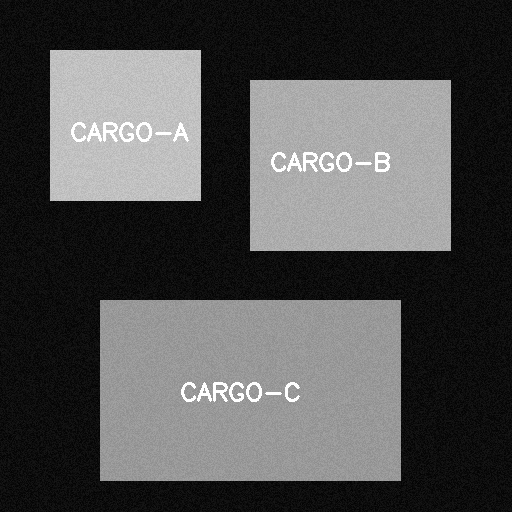
#> input picture test_images/destination_clean.png, 512 x 512 px
$ python -i inspection.py   (imports and definitions only)
#> lines starting #> are read from the running program, lines starting #| are printed output that depends on the picture; after the words box and inside, x2 and y2 are one past the last pixel; in counts of white or black regions, pixels touching at a corner belong together
#> further down, picture is the input picture: shape (512, 512); min 3, max 255, mean 79.1
"""
Inspection routes — Module A Vision API.
Provides endpoints for:
  1. Analyzing a single X-ray image (SHA-256, pHash, HOG, keypoints, morphological features)
  2. Comparing two X-ray images using a multi-signal anomaly detector
     (global SSIM + tampered regions + object count delta + pHash + keypoint matching)
"""
from fastapi import APIRouter, File, UploadFile, HTTPException, Request
import numpy as np
import cv2
import tempfile
import os
import time

# [1 line that did not run here, left out]


# [7 lines left out: function _save_upload, not called in this run]


def _count_objects(image: np.ndarray, min_area: int = 80) -> int:
    """
    Count distinct foreground objects using contour detection.
    Works on normalized float32 images (converts to uint8 internally).
    min_area: ignore contours smaller than this pixel area (filters noise).
    """
#> called with min_area = 80
    img_u8 = (image * 255).astype(np.uint8) if image.dtype in (np.float32, np.float64) else image
    # Gaussian blur to reduce noise before thresholding
    blurred = cv2.GaussianBlur(img_u8, (5, 5), 0)
    # Adaptive threshold — works better than a fixed threshold for X-ray images
    thresh = cv2.adaptiveThreshold(
        blurred, 255,
        cv2.ADAPTIVE_THRESH_GAUSSIAN_C,
        cv2.THRESH_BINARY_INV,
        blockSize=11, C=3
    )
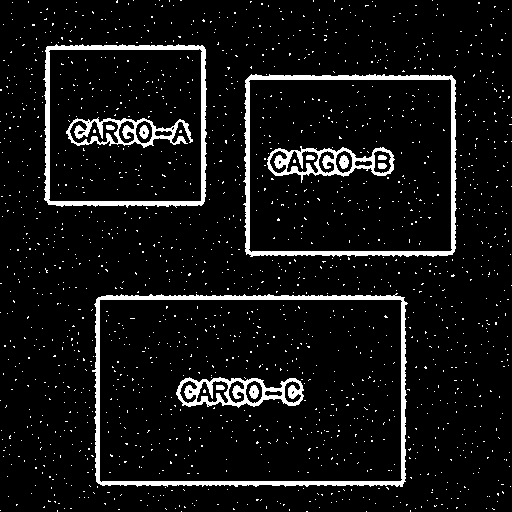
#> thresh: shape (512, 512); 7.4% white; 1695 white regions (1681 under 20 px), largest, box (x1, y1, x2, y2) and area: (92, 293, 408, 487) 4431, (243, 74, 457, 257) 3550, (43, 44, 207, 208) 2959
    # Morphological close to fill small gaps inside objects
    kernel = cv2.getStructuringElement(cv2.MORPH_ELLIPSE, (5, 5))
    closed = cv2.morphologyEx(thresh, cv2.MORPH_CLOSE, kernel, iterations=2)
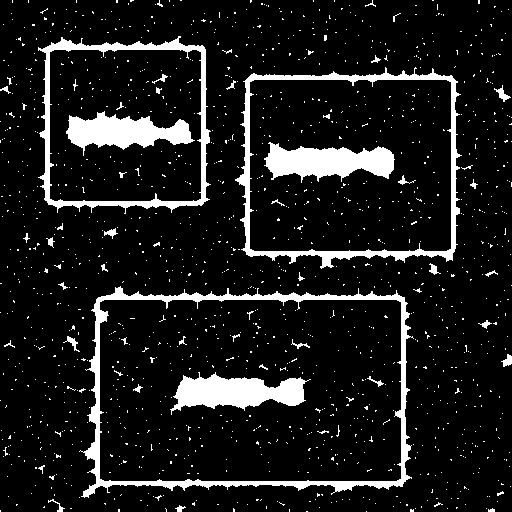
#> closed: shape (512, 512); 10.9% white; 1393 white regions (1349 under 20 px)
    contours, _ = cv2.findContours(closed, cv2.RETR_EXTERNAL, cv2.CHAIN_APPROX_SIMPLE)
#> contours = 849 contours, 837 with area under 20; largest, box (x1, y1, x2, y2) and area: (79, 286, 414, 498) 59650, (235, 67, 462, 269) 38340, (38, 36, 211, 214) 26068, (494, 85, 511, 102) 71, (501, 354, 512, 367) 62
    return sum(1 for c in contours if cv2.contourArea(c) >= min_area)


# [159 lines left out: functions _histogram_chi2, _detect_duplicated_objects, _count_template_matches, _nms, not called in this run]


# [323 lines not run here, left out]

>>> import cv2
>>> picture = cv2.imread('../../test_images/destination_clean.png', cv2.IMREAD_GRAYSCALE)
>>> result = _count_objects(picture)
#> result = 3

$ run again, on test_images/destination_tampered.png
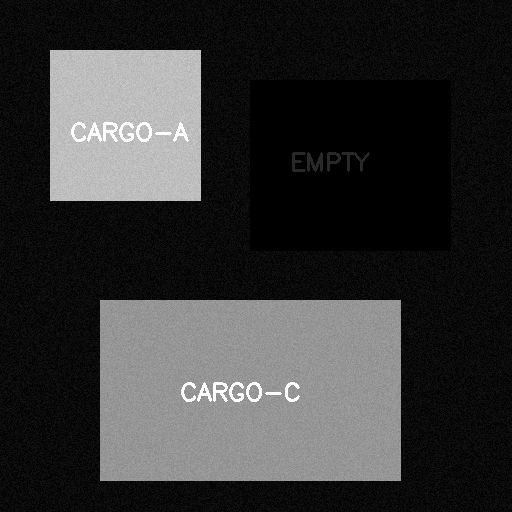
#> input picture test_images/destination_tampered.png, 512 x 512 px
#> picture is the input picture: shape (512, 512); min 0, max 255, mean 53.7
#> in _count_objects, `thresh = cv2.adaptiveThreshold( blurred, 255, cv2.ADAPTIVE_THRESH_GAUS..`:
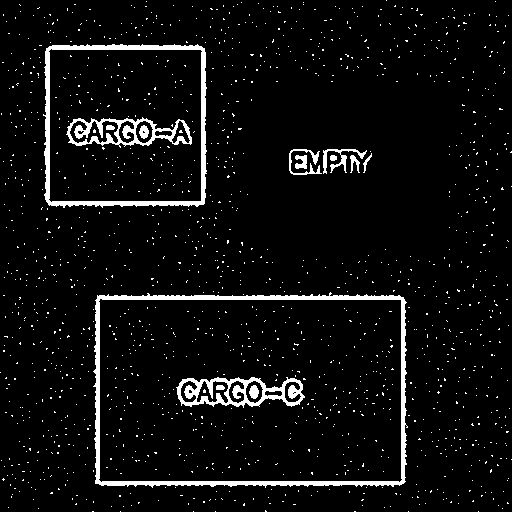
#> thresh: shape (512, 512); 5.5% white; 1499 white regions (1485 under 20 px), largest, box (x1, y1, x2, y2) and area: (93, 292, 408, 488) 4467, (43, 44, 207, 208) 2964, (176, 377, 305, 408) 1734
#> in _count_objects, `closed = cv2.morphologyEx(thresh, cv2.MORPH_CLOSE, kernel, iterations=2)`:
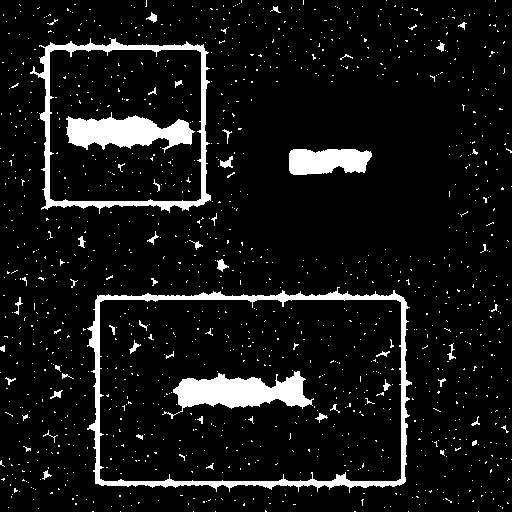
#> closed: shape (512, 512); 8.3% white; 1255 white regions (1205 under 20 px)
#> contours = 875 contours, 861 with area under 20; largest, box (x1, y1, x2, y2) and area: (87, 287, 412, 493) 59181, (30, 38, 211, 214) 25996, (289, 149, 372, 175) 1690, (220, 156, 233, 168) 63, (217, 259, 229, 272) 60
#> result = 3
